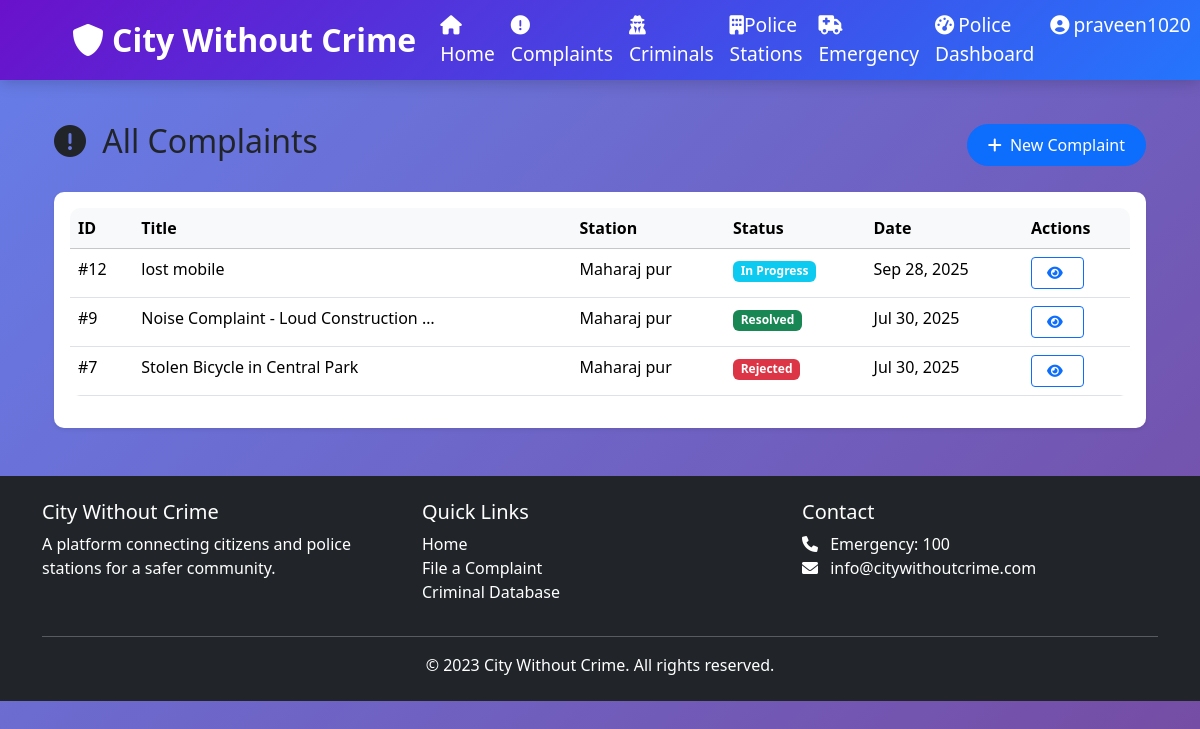
Page /complaints/ (signed in) on the committed database.
### cwc_app/models.py (models this page shows, shortened)
class User(AbstractUser):
    email = models.EmailField(unique=True)  # ✅ Yahan add karein
    is_police = models.BooleanField(default=False)
    is_admin = models.BooleanField(default=False)
    station = models.ForeignKey('PoliceStation', on_delete=models.SET_NULL, null=True, blank=True)
    USERNAME_FIELD = 'username'  # Default hi rahega
    REQUIRED_FIELDS = ['email']  # Email required bana de

class Complaint(models.Model):
    STATUS_CHOICES = [
        ('PENDING', 'Pending'),
        ('IN_PROGRESS', 'In Progress'),
        ('RESOLVED', 'Resolved'),
        ('REJECTED', 'Rejected'),
    ]
    user = models.ForeignKey(User, on_delete=models.CASCADE, related_name='complaints')
    station = models.ForeignKey(PoliceStation, on_delete=models.CASCADE)
    title = models.CharField(max_length=200)
    description = models.TextField()
    location = models.CharField(max_length=200)
    pincode = models.PositiveIntegerField(blank=True, null=True)
    evidence = models.FileField(upload_to='complaint_evidence/',  null=True, blank=True)
    status = models.CharField(max_length=20, choices=STATUS_CHOICES, default='PENDING')
    message=models.CharField(max_length=200,blank=True,null=True)
    created_at = models.DateTimeField(auto_now_add=True)
    updated_at = models.DateTimeField(auto_now=True)

class PoliceStation(models.Model):
    name = models.CharField(max_length=100)
    address = models.TextField()
    contact_number = models.CharField(max_length=15)
    email = models.EmailField()
    jurisdiction = models.CharField(max_length=100)
    created_at = models.DateTimeField(auto_now_add=True)

### cwc_app/views.py (the view)
# urls.py: path('complaints/', views.complaint_list, name='complaint_list'),
@login_required
def complaint_list(request):
    if request.user.is_police or request.user.is_admin:
        complaints = Complaint.objects.filter(station=request.user.station).order_by('-created_at')
    else:
        complaints = Complaint.objects.filter(user=request.user).order_by('-created_at')
        print(complaints)
    return render(request, 'complaints/list.html', {'complaints': complaints})

### templates/complaints/list.html (shortened to what this page needs)
{% extends 'base.html' %}
{% block content %}
<div class="container">
    <div class="d-flex justify-content-between align-items-center mb-4">
        <h2><i class="fas fa-exclamation-circle me-2"></i>
            {% if user.is_police or user.is_admin %}
            All Complaints
            {% else %}
            My Complaints
            {% endif %}
        </h2>
        <a href="{% url 'create_complaint' %}" class="btn btn-primary">
            <i class="fas fa-plus me-1"></i> New Complaint
        </a>
    </div>
    <div class="card shadow-sm">
        <div class="card-body">
            <div class="table-responsive">
                <table class="table table-hover">
                    <thead class="table-light">
                        <tr>
                            <th>ID</th>
                            <th>Title</th>
                            <th>Station</th>
                            <th>Status</th>
                            <th>Date</th>
                            <th>Actions</th>
                        </tr>
                    </thead>
                    <tbody>
                        {% for complaint in complaints %}
                        <tr>
                            <td>#{{ complaint.id }}</td>
                            <td>{{ complaint.title|truncatewords:5 }}</td>
                            <td>{{ complaint.station.name }}</td>
                            <td>
                                <span class="badge
                                    {% if complaint.status == 'PENDING' %}bg-secondary
                                    {% elif complaint.status == 'IN_PROGRESS' %}bg-info
                                    {% elif complaint.status == 'RESOLVED' %}bg-success
                                    {% else %}bg-danger{% endif %}">
                                    {{ complaint.get_status_display }}
                                </span>
                            </td>
                            <td>{{ complaint.created_at|date:"M d, Y" }}</td>
                            <td>
                                <a href="{% url 'complaint_detail' complaint.pk %}"
                                   class="btn btn-sm btn-outline-primary" title="View">
                                    <i class="fas fa-eye"></i>
                                </a>
                            </td>
                        </tr>
                        {% endfor %}
                    </tbody>
                </table>
            </div>
        </div>
    </div>
</div>
{% endblock %}

### templates/partials/navbar.html (shortened to what this page needs)
<nav class="navbar navbar-expand-lg navbar-dark bg-primary" >
    <div class="container">
        <a class="navbar-brand" href="{% url 'home' %}">
            <i class="fas fa-shield-alt me-2"></i>City Without Crime
        </a>
        <div class="collapse navbar-collapse nav-links" id="navbarNav">
            <ul class="navbar-nav me-auto">
                <li class="nav-item">
                    <a class="nav-link text-white" href="{% url 'home' %}">
                         <i class="fas fa-home"></i>Home</a>
                </li>
                <li class="nav-item">
                    <a class="nav-link text-white" href="{% url 'complaint_list' %}">
                        <i class="fas fa-exclamation-circle"></i>Complaints</a>
                </li>
                <li class="nav-item">
                    <a class="nav-link text-white" href="{% url 'criminal_list' %}">
                        <i class="fas fa-user-secret"></i> Criminals</a>
                </li>
                {% if user.is_police or user.is_admin %}
                <li class="nav-item">
                    <a class="nav-link text-white" href="{% url 'station_list' %}">
                        <i class="fas fa-building"></i>Police Stations</a>
                </li>
                <li class="nav-item">
                    <a class="nav-link text-white" href="{% url 'emergency_list' %}">
                        <i class="fas fa-ambulance"></i>Emergency</a>
                </li>
                {% endif %}
            </ul>
            <ul class="navbar-nav">
                {% if user.is_authenticated %}
                    {% if user.is_admin %}
                        <li class="nav-item">
                            <a class="nav-link text-white" href="{% url 'admin_dashboard' %}">
                                <i class="fas fa-tachometer-alt me-1"></i>Admin Dashboard
                            </a>
                        </li>
                    {% elif user.is_police %}
                        <li class="nav-item">
                            <a class="nav-link text-white" href="{% url 'police_dashboard' %}">
                                <i class="fas fa-tachometer-alt me-1"></i>Police Dashboard
                            </a>
                        </li>
                    {% endif %}
                    <li class="nav-item dropdown">
                        <a class="nav-link dropdown-toggle text-white" href="#" id="userDropdown" role="button" data-bs-toggle="dropdown">
                            <i class="fas fa-user-circle me-1"></i>{{ user.username }}
                        </a>
                    </li>
                {% endif %}
            </ul>
        </div>
    </div>
</nav><br><br>

### static/css/style.css (style rules this page uses)
:root { --primary-color: #0d6efd; --secondary-color: #f03848; --success-color: #198754; --danger-color: #dc3545; --warning-color: #ffc107; --info-color: #0dcaf0; --light-color: #f8f9fa; --dark-color: #212529; }
body { background: linear-gradient(135deg, #667eea, #764ba2); background-attachment: fixed; min-height: 100vh; font-family: 'Segoe UI', Tahoma, Geneva, Verdana, sans-serif; background-color: #f5f5f5; padding-top: 50px !important; margin: 0; position: relative; cursor: default; }
.card { transition: transform 0.3s ease, box-shadow 0.3s ease; border: none; border-radius: 10px; box-shadow: 0 4px 6px rgba(0, 0, 0, 0.1); }
.btn { border-radius: 50px; padding: 8px 20px; font-weight: 500; }
.btn-primary { background-c cursor:default;olor: var(--primary-color); border-color: var(--primary-color); }
.navbar { position: fixed; top: 0; left: 0; width: 100%; background: linear-gradient(135deg, #6a11cb 0%, #2575fc 100%); color: white; padding: 3px 5%; display: flex; justify-content: space-between; align-items: center; box-shadow: 0 2px 15px rgba(0, 0, 0, 0.2); z-index: 1000; transition: all 0.3s ease; }
.navbar-brand { font-size: 2rem !important; font-weight: 700; }
.navbar-nav .nav-link { font-size: 1.2rem !important; font-weight: 500; }
.nav-links { display: flex; list-style: none; }
.nav-links a { color: rgb(22, 26, 247); text-decoration: none; font-weight: 500; font-size: 1.1rem; transition: all 0.3s ease; padding: 8px 12px; border-radius: 4px; }
.navbar-nav .dropdown-toggle { font-size: 1.2rem !important; }
.navbar-brand { font-weight: 700; }
.table { border-radius: 10px; overflow: hidden; }
.btn i { margin-right: 5px; }
.btn.btn-outline-primary { display: inline-flex; align-items: center; padding: 8px 15px; border-radius: 4px; text-decoration: none; color: #0d6efd; border: 1px solid #0d6efd; background-color: transparent; }

### rows in the picture
User: username "praveen1020"
Complaint: id "12", title "lost mobile", station.name "Maharaj pur", status "In Progress", created_at "Sep 28, 2025"
Complaint: id "9", title "Noise Complaint - Loud Construction …", station.name "Maharaj pur", status "Resolved", created_at "Jul 30, 2025"
Complaint: id "7", title "Stolen Bicycle in Central Park", station.name "Maharaj pur", status "Rejected", created_at "Jul 30, 2025"
